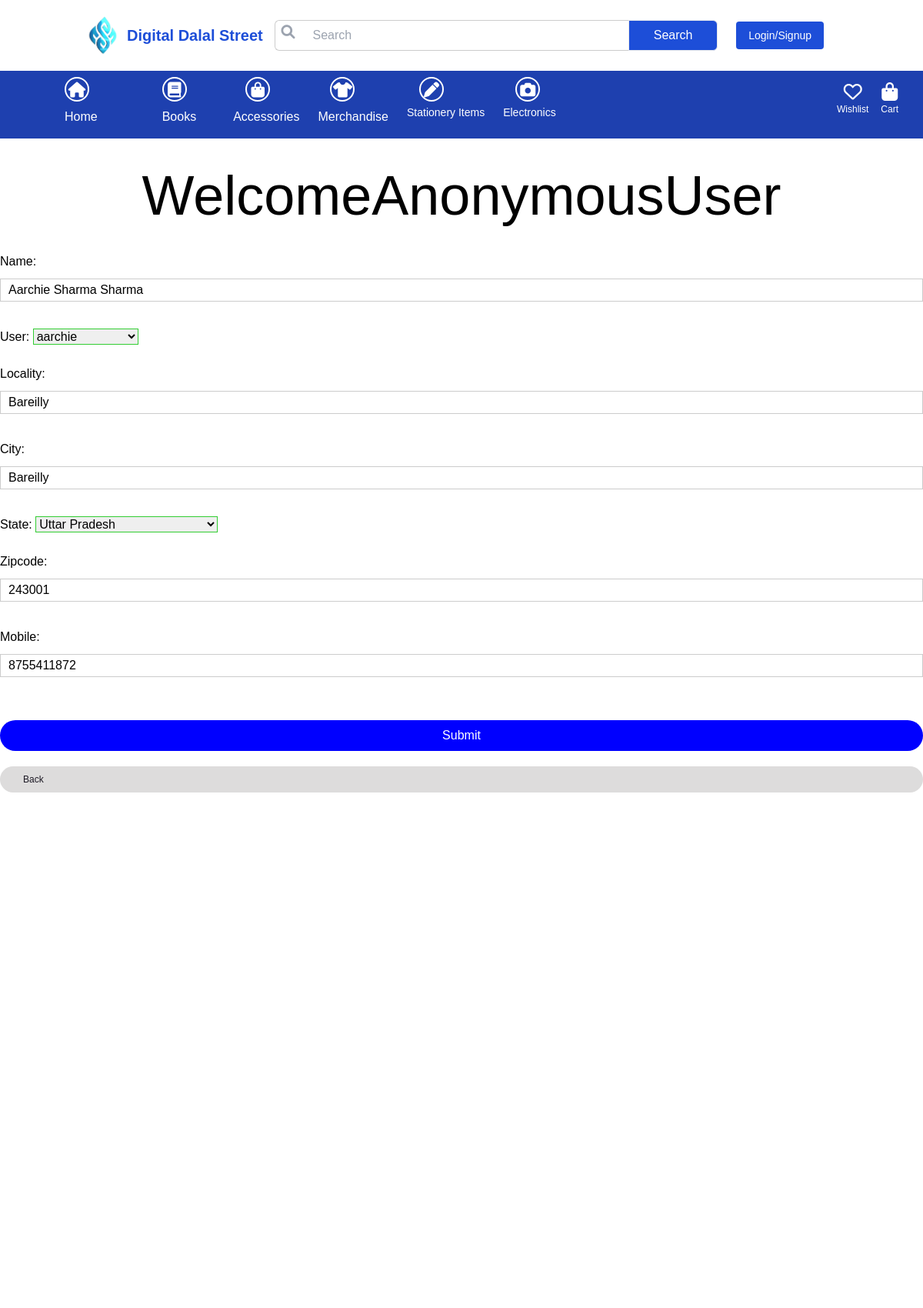
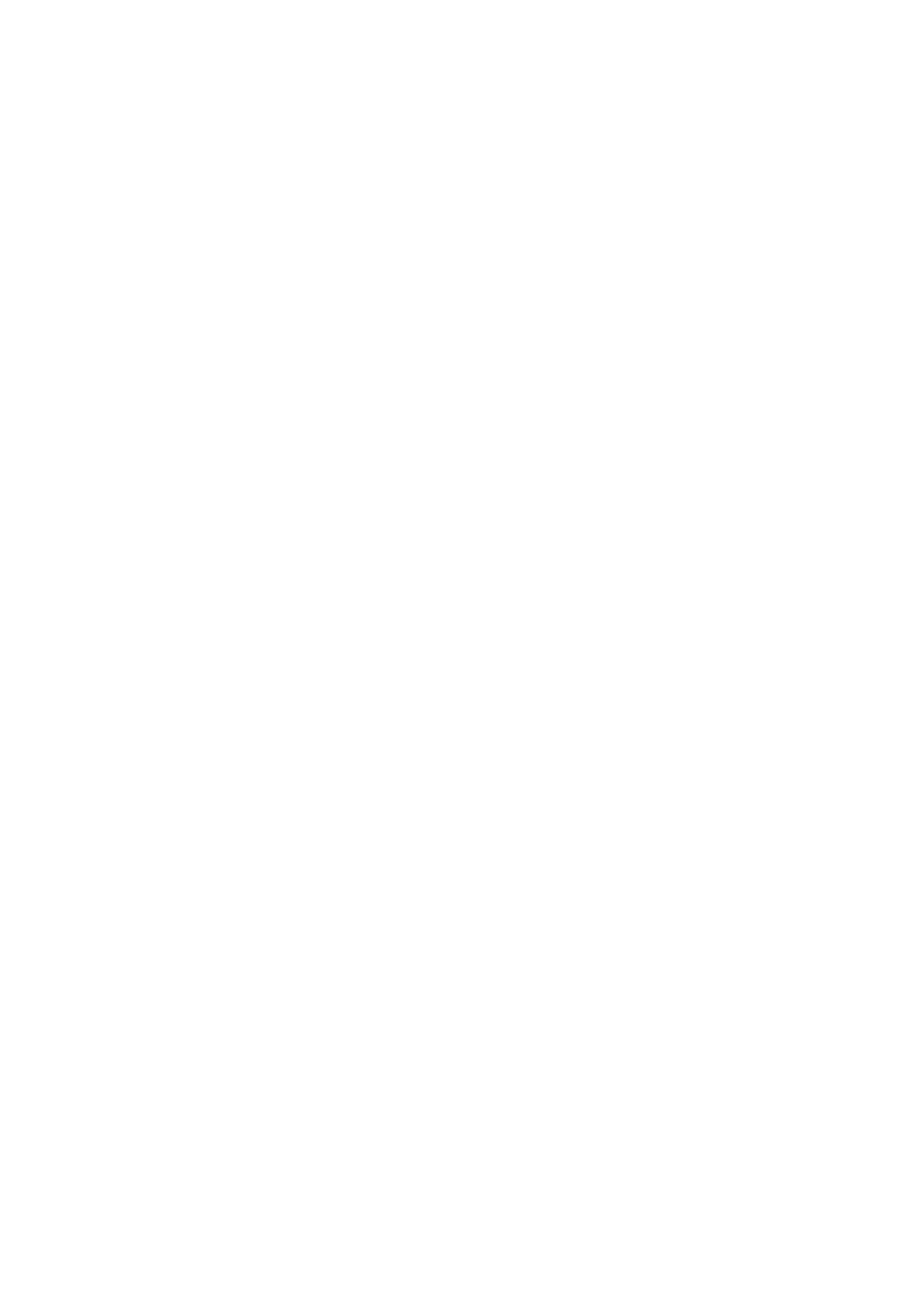
The page /updateAddress/2 (upper part) on the database its author committed (2 pictures, top to bottom).
### app/models.py (models this page shows, shortened)
class Customer(models.Model):
    user = models.ForeignKey(User,on_delete=models.CASCADE)
    name = models.CharField(max_length=200)
    locality = models.CharField(max_length=200)
    city = models.CharField(max_length=50)
    mobile = models.IntegerField(default=0)
    zipcode = models.IntegerField()
    state = models.CharField(choices=STATE_CHOICES,max_length=100)

### app/views.py (the view, shortened to what this page needs)
# urls.py: path('updateAddress/<int:pk>',views.updateAddress.as_view(),name='updateAddress'),
class updateAddress(View):
    def get(self, request, pk):
        add = Customer.objects.get(pk=pk)
        form = CustomerProfileForm(instance=add)
        totalitem = 0
        wishitem = 0
        if request.user.is_authenticated:
            totalitem = len(Cart.objects.filter(user=request.user))
            wishitem = len(Wishlist.objects.filter(user=request.user))
        return render(request, 'app/updateAddress.html', locals())

### app/forms.py
class CustomerProfileForm(forms.ModelForm):
    class Meta:
        model=Customer
        fields = ['id','name','user','locality','city','state','zipcode','mobile']
        widgets = {
            'user':forms.Select(attrs={'class':'form-control'}),
            'name':forms.TextInput(attrs={'class':'form-control'}),
            'locality':forms.TextInput(attrs={'class':'form-control'}),
            'city':forms.TextInput(attrs={'class':'form-control'}),
            'mobile':forms.NumberInput(attrs={'class':'form-control'}),
            'state':forms.Select(attrs={'class':'form-control'}),
            'zipcode':forms.NumberInput(attrs={'class':'form-control'}),
        }

### app/templates/app/updateAddress.html (shortened to what this page needs)
<!DOCTYPE html>
{% load static %}
<html lang="en">
<head>
    <link rel="stylesheet" href="{% static 'app/css/style.css' %}"/>
    <link rel="stylesheet" href="https://stackpath.bootstrapcdn.com/font-awesome/4.7.0/css/font-awesome.min.css">
    <link rel="stylesheet" href="https://cdn.jsdelivr.net/npm/bootstrap-icons@1.8.1/font/bootstrap-icons.css">
    <link rel="stylesheet" href="https://cdnjs.cloudflare.com/ajax/libs/font-awesome/6.4.2/css/all.min.css" />
    <link rel="stylesheet" href="{% static 'app/css/owl.carousel.min.css' %}"/>
    <link rel="stylesheet" href="{% static 'app/css/all.min.css' %}"/>
    <link rel="stylesheet" href="https://unpkg.com/swiper/swiper-bundle.min.css" />
    <link rel="stylesheet" href="https://cdnjs.cloudflare.com/ajax/libs/font-awesome/6.0.0-beta3/css/all.min.css">
    <script src="https://cdn.tailwindcss.com"></script>
</head>
    <body>
        <div class="">
            <header class="py-4 shadow-sm bg-white">
                <div class="container flex items-center justify-between">
                    <div class="flex flex-row">
                        <a href="index.html" >
                            <img src="../../static/app/images/product/smlogo.png" alt="Logo" class="w-10 h-auto">
                        </a>
                        <p class="ml-3 text-blue-700 font-bold text-xl flex items-center justify-center">
                            Digital Dalal Street
                        </p>
                </div>
                <form class="w-full max-w-xl relative flex mx-auto" role="search" action="/search">
                    <span class="absolute left-2 top-3 text-lg text-gray-400">
                        <i class="fa-solid fa-magnifying-glass"></i>
                    </span>
                    <input type="search" name="search" aria-label="Search"
                        class="w-full border border-primary border-r-0 pl-12 pr-3 rounded-l-md focus:outline-none hidden md:flex h-10 py-0"
                        placeholder="Search">
                        <button
                        class="bg-blue-700 border border-primary text-white px-8 rounded-r-md hover:bg-blue-600 transition hidden md:flex items-center justify-center h-10 mt-2.5" type="submit">Search</button>
                </form>
                <div class="text-sm flex flex-row gap-2 ml-2 text-black items-center justify-center">
                    {% if user.is_authenticated %}
                        <a href="{% url 'profile' %}" class="bg-blue-700 hover:bg-blue-800 text-white px-4 py-2 rounded mr-4">
                            Welcome, {{ user.username }}
                        </a>
                    </div>
                        <i class="fa-regular fa-user rounded-lg p-2"></i>
                        <div class="relative inline-block">
                            <i id="userIcon" class="fa fa-caret-down text-black rounded-lg p-2 cursor-pointer"></i>
                            <div id="dropdown" class="hidden absolute right-0 mt-2 space-y-2 bg-white border border-black rounded-md shadow-lg z-10">
                                <a href="{% url 'profile' %}" class="block px-4 py-2 text-gray-800 hover:bg-gray-100">My Account</a>
                                <a href="{% url 'logout' %}" class="block px-4 py-2 text-gray-800 hover:bg-gray-100 text-red-700">Logout</a>
                            </div>
                        </div>
                    {% else %}
                        <a href="{% url 'customerregistration' %}" class="bg-blue-700 hover:bg-blue-800 text-white px-4 py-2 rounded mr-4">Login/Signup</a>
                    {% endif %}
                </div>
                </div>
            </div>
            <nav class="flex items-center justify-start bg-blue-800 text-white">
              <ul class="flex space-x-2 py-2">
                <li class="flex-col items-center">
                    <div class="nav-icon">
                        <i class="fas fa-home fa-lg"></i>
                    </div>
                    <div class="nav-text">
                        <a href="/" class="block mr-2 px-6 py-2 text-white hover:underline">Home</a>
                    </div>
                </li>
                <li>
                    <div class="nav-icon">
                        <i class="fas fa-book fa-lg custom icon"></i>
                    </div>
                    <div class="nav-text">
                        <a href="{% url 'books' %}" class="block px-6 py-2 mr-2 text-white hover:underline">Books</a>
                    </div>
                </li>
                <li>
                    <div class="nav-icon">
                        <i class="fas fa-shopping-bag fa-lg custom icon"></i>
                    </div>
                    <div class="nav-text">
                        <a href="{% url 'accessory' %}" class="block px-2 py-2 text-white hover:underline">Accessories</a>
                    </div>
                </li>
                <li class="relative group">
                    <div class="nav-icon">
                        <i class="fas fa-tshirt fa-lg custom icon"></i>
                        </div>
                        <a href="#" class="block px-2 py-2 text-white hover:underline">Merchandise</a>
                </li>
                <li>
                    <div class="nav-icon">
                        <i class="fas fa-pen fa-lg custom icon"></i>
                    </div>
                    <div class="nav-text">
                        <a href="{% url 'stationary' %}" class="block px-2 py-2 text-sm leading-3 text-white hover:underline">Stationery Items</a>
                    </div>
                </li>
                <li>
                    <div class="nav-icon">
                        <i class="fas fa-camera fa-lg custom icon"></i>
                    </div>
                    <div class="nav-text">
                        <a href="{% url 'electronics' %}" class="block px-2 py-2 text-sm leading-3 text-white hover:underline">Electronics</a>
                    </div>
                </li>
            </ul>
                <div class="flex items-center space-x-4 ml-auto pr-8">
                    <a href="{% url 'showwishlist' %}" class="text-center text-white hover:text-primary transition relative">
                        <div class="text-2xl">
                            <i class="fa-regular fa-heart"></i>
                        </div>
                        <div class="text-xs leading-3">Wishlist</div>
                    </a>
                    <a href="{% url 'showcart' %}" class="text-center text-white hover:text-primary transition relative">
                        <div class="text-2xl">
                            <i class="fa-solid fa-shopping-bag"></i>
                        </div>
                        <div class="text-xs leading-3">Cart</div>
                    </a>
                </div>
            </nav>
            {% block main-content %}
            <div class="container my-5">
              <div class="row">
                  <h3>Welcome<span class="text-capitalize">{{ request.user }}</span></h3>
              </div>
          </div>
          <div class="col-sm-8 offset-sm-1">
              <form action="" method="post">
                  {% for fm in form %}
                      <div class="form-group">
                          {{ fm.label_tag }}
                          {{ fm }} <small class="text-danger">{{ fm.errors|striptags }}</small>
                      </div>
                      <br>
                  {% endfor %}
                  <div class="col-12 mt-3">
                      <div class="col-12 mt-3">
                          <button type="submit" class="btn btn-primary" style="background-color: blue; color: #fff;">Submit</button>
                      </div>
                      <a href="{% url 'address' %}" type="button" class="btn btn-danger">Back</a>
                  </div>
              </form>
          </div>
{% endblock main-content %}
        <div class="flex items-end w-full min-h-screen bg-white">
        </div>
    </body>
</html>

### app/static/app/css/style.css (style rules this page uses)
* { margin: 0; padding: 0; box-sizing: border-box; }
body { font-family: sans-serif; }
i { cursor: pointer; }
a { text-decoration: none; color: white; }
.container { max-width: 1300px; margin: auto; padding-left: 25px; padding-right: 25px; }
nav { flex: 1; text-align: right; }
nav ul { display: inline-block; list-style-type: none; padding: 25px 60px; }
nav ul li { display: inline-block; margin-right: 20px; }
p { color: #555; }
.row { display: flex; align-items: center; flex-wrap: wrap; justify-content: space-around; }
.btn { display: inline-block; background: rgb(221, 220, 220); color: #1d1a25; padding: 8px 30px; margin: 30px 0; border-radius: 30px; transition: background 0.5s; }
ul { list-style-type: none; }
select { border: 1px solid #32cd32; padding: 5px; }
form input { width: 100%; height: 30px; margin: 10px 0; padding: 0 10px; border: 1px solid #ccc; }
form .btn { width: 100%; border: none; cursor: pointer; margin: 10px 0; }
form a { font-size: 12px; }
.text-center { text-align: center; margin-bottom: 20px; }
.row h3 { font-size: 72px; }

### app/templates/app/updateAddress.html (style rules this page uses)
.nav-icon { display: flex; align-items: center; justify-content: center; border-radius: 50%; padding: 6px; margin-left: 24px; border: 2px solid #fff; width: 32px; height: 32px; }
.nav-text { display: flex; align-items: center; }

### rows shown on the page
Customer: form "Aarchie Sharma Sharma" "aarchie" "Bareilly" "Bareilly" "Uttar Pradesh" "243001" "8755411872"

### other values the page prints
{{ request.user }} "AnonymousUser"
{{ fm.label_tag }} "Name:" "User:" "Locality:" "City:" "State:" "Zipcode:" "Mobile:"
